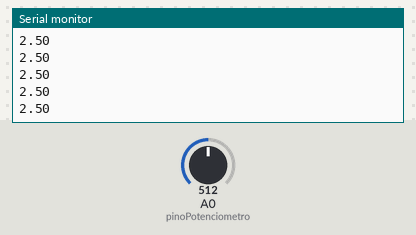
Bench run of a sketch on a simulated Arduino Uno, built with avr-gcc and run on an emulated ATmega328P. On the bench: the last lines printed to the serial monitor. Inputs (shaded band) come from the test bench; at power-on: A0 (pinoPotenciometro) = 512.

Above: at 1.2 s.
1.3 s: A0 (pinoPotenciometro) set to 716
At 1.31 s:
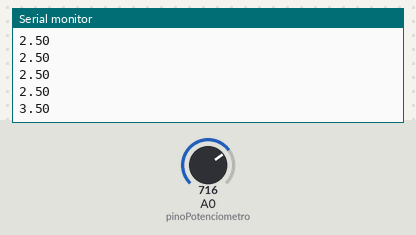
2.8 s: A0 (pinoPotenciometro) set to 900
At 2.82 s:
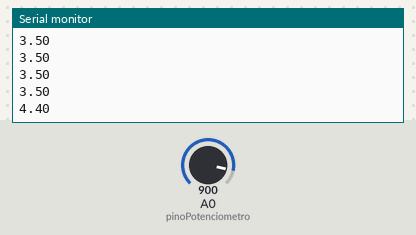
Timing chart, 0 to 5.8 s (numbered marks = the images above; inputs shaded):
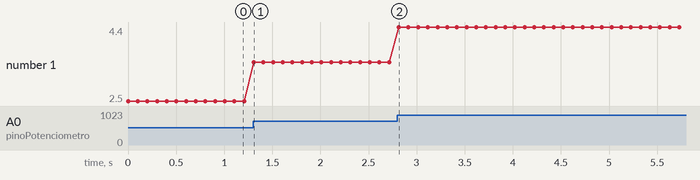

Measured:
- after the input at 1.3 s, the serial monitor: prints a new line at once (image 1)
- after the input at 2.8 s, the serial monitor: prints a new line at once (image 2)
- plotted number 1: 2.5 → 3.5 after the input at 1.3 s, 3.5 → 4.4 after the input at 2.8 s

The sketch:

graficos.ino
```cpp
/*
 * Imprime na Serial o valor de tensão na saída do potenciômetro.
 */

 const int pinoPotenciometro = A0;
 int leitura = 0;
 float tensao = 0.0;

void setup() {
 Serial.begin(9600);

 // configura o pino com o potenciometro como entrada
 pinMode(pinoPotenciometro, INPUT);
}

void loop() {
  // le o valor de tensão no pino do potenciometro
  leitura = analogRead(pinoPotenciometro);

  // converte e imprime o valor em tensão elétrica
  tensao = leitura * 5.0 / 1023.0;

  // imprime valor no plotter serial
  Serial.println(tensao);

  delay(100);
}
```
